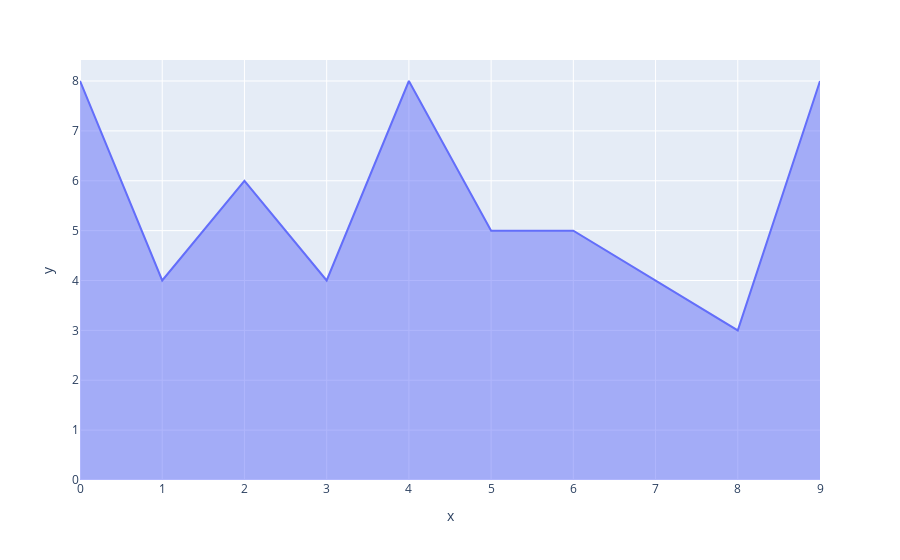

The notebook cell this image was saved under:
### Code cell
px.area(x=x,y=y)

### Figure 1 — Plotly figure (JSON) as saved in the notebook; plotly's stock layout.template omitted (floating-point values rounded to 4 significant figures)
{"data": [{"fillpattern": {"shape": ""}, "hovertemplate": "x=%{x}<br>y=%{y}<extra></extra>", "legendgroup": "", "line": {"color": "#636efa"}, "marker": {"symbol": "circle"}, "mode": "lines", "name": "", "orientation": "v", "showlegend": false, "stackgroup": "1", "type": "scatter", "x": [0, 1, 2, 3, 4, 5, 6, 7, 8, 9], "xaxis": "x", "y": [8, 4, 6, 4, 8, 5, 5, 4, 3, 8], "yaxis": "y"}], "layout": {"legend": {"tracegroupgap": 0}, "margin": {"t": 60}, "xaxis": {"anchor": "y", "domain": [0, 1], "title": {"text": "x"}}, "yaxis": {"anchor": "x", "domain": [0, 1], "title": {"text": "y"}}}}
